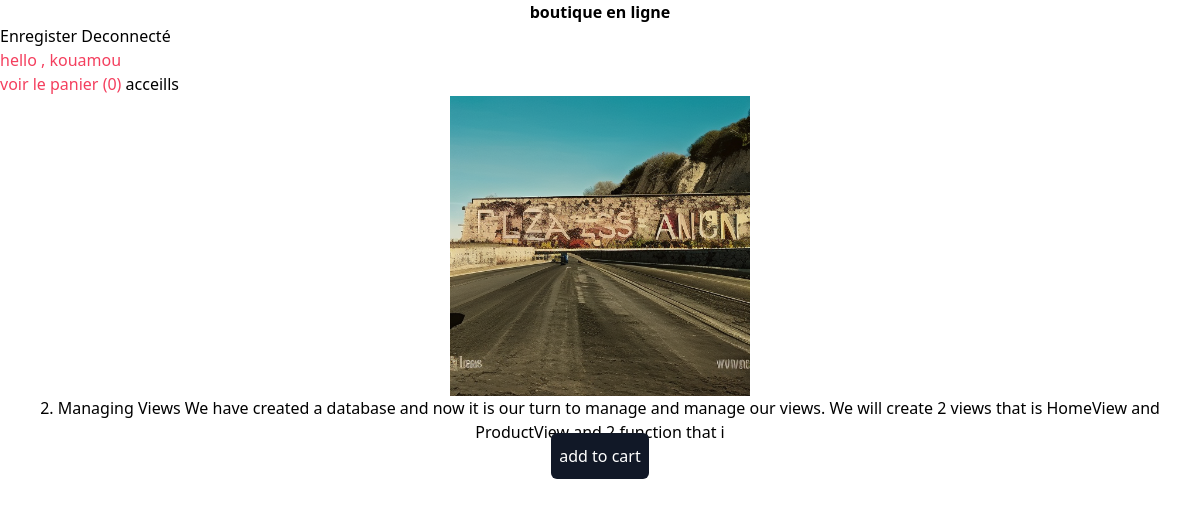
Page /details/chassure/ (signed in) on the committed database.
### src/models.py (models this page shows, shortened)
class Order(models.Model):
   user =models.OneToOneField(settings.AUTH_USER_MODEL, on_delete=models.CASCADE)
   products= models.ManyToManyField(OrderItem)
   start_date  = models.DateTimeField( auto_now_add=True)
   ordere_date = models.DateField(blank=True, null=True)

class Products(models.Model):
    category = models.ForeignKey(Category, on_delete=models.CASCADE)
    name = models.CharField(max_length=100, blank=True, null=True)
    description = models.TextField(max_length=200, blank=True, null=True)
    slug = models.SlugField(max_length = 50)
    image = models.ImageField(upload_to="product/")
    price  = models.FloatField(default=0.0)
    stock = models.IntegerField(default=0)

### src/views.py (the view)
# urls.py: path('details/<str:slug>/', views.details,   name='details'),
@login_required(login_url='user_login')
def details(request, slug):
    products = get_object_or_404(Products, slug=slug)
    return render(request, 'page/details.html', {"products": products, })

### src/templates/page/details.html (shortened to what this page needs)
{% extends 'base.html' %}
{% block content %}
  <center>
    <div>
        <img src="{{ products.image.url }}" alt="{{products.name}}" width="300" height="200">
    </div>
     <div>
        <p>
            {{ products.description }}
        </p>
        <div>
            <a class="py-3 px-2 bg-gray-900 mt-2 rounded-md text-white hover:bg-gray-700 mt-3" href="{% url 'add_to_cart' products.slug %} ">add to cart </a>
        </div>
     </div>
  </center>
{% endblock  %}

### templates/base.html (shortened to what this page needs)
<!DOCTYPE html>
<html lang="en">
<head>
    <script src="https://cdn.tailwindcss.com"></script>
</head>
<body class="" >
   <div>
    <h4 style="text-align: center; font-weight: 700;" >boutique en ligne </h4>
 </div>
 <a href=" {% url 'auths'%}">Enregister</a>
 {% if user.is_authenticated %}
    <a href="{% url 'user_logout' %}"> Deconnecté</a>
      <p class="text-rose-500">
      hello ,  {{ user.username }}
     </p>
 {% else %}
   <a href="{% url 'user_login'%}"> login</a>
 {% endif %}
    {% if user.order %}
    <a class="text-rose-500" href="{%  url 'cart' %}"> voir le  panier ({{ user.order.products.count }})</a>
    {% endif %}
    <a href="{% url 'index' %}">acceills</a>
    {% block content %}
    {% endblock %}
</body>
</html>

### rows in the picture
Products: image (picture), description "2. Managing Views We have created a database and now it is our turn to manage and manage our views. We will create 2 views that is HomeView and ProductView and 2 function that i"

### other values in the picture
{{ user.username }} "kouamou"
{{ user.order.products.count }} "0"
